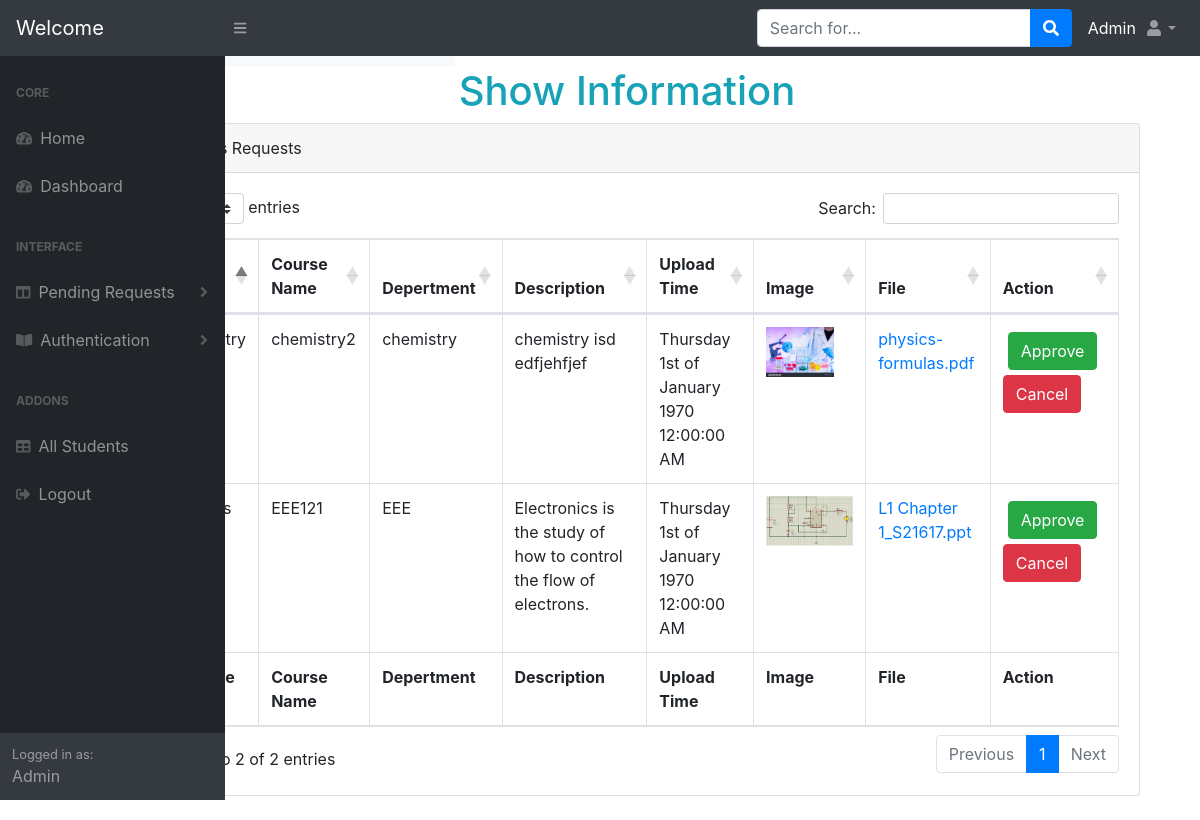
/pendingNote.php (signed in), run on an earlier commit of the app's database.
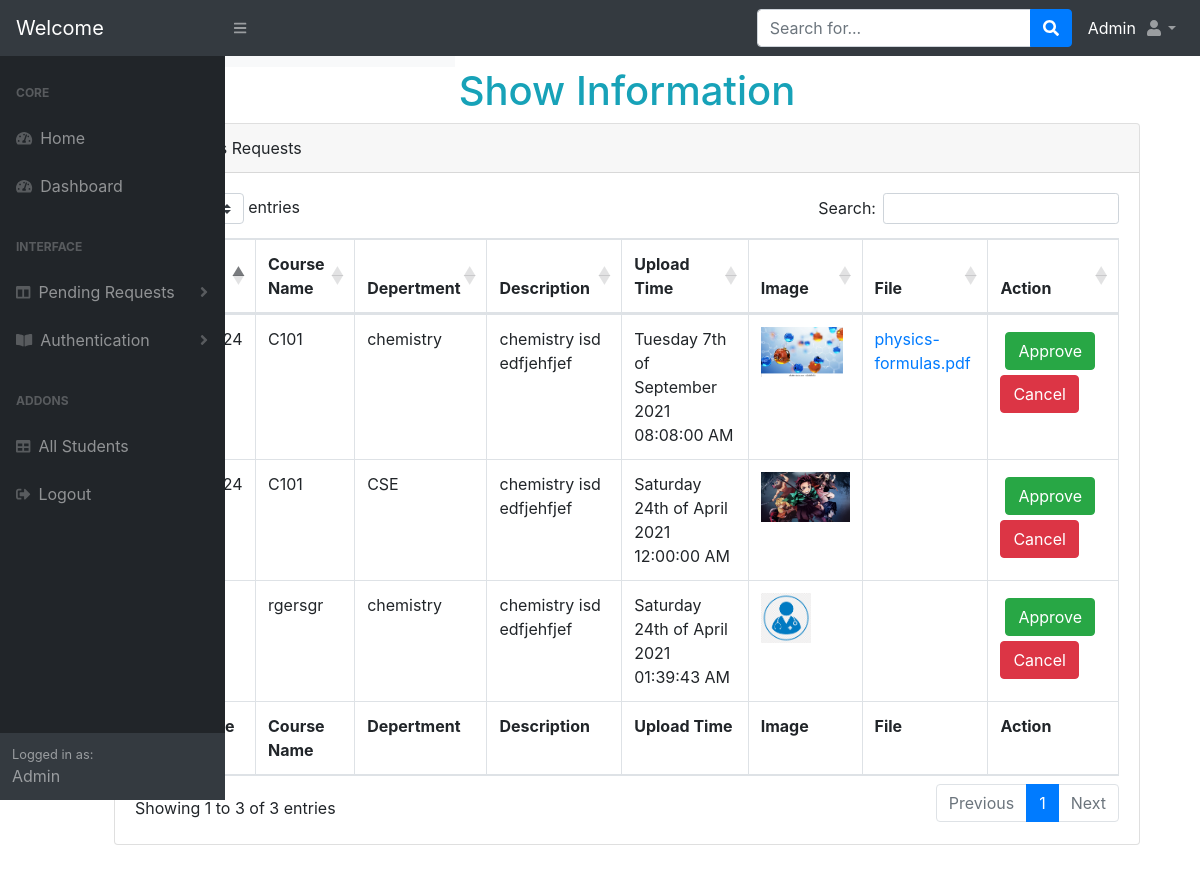
And on a later commit of the database.
### tables this page shows
CREATE TABLE `notes` (
  `n_id` int(10) NOT NULL,
  `s_id` varchar(255) NOT NULL,
  `n_name` varchar(255) NOT NULL,
  `course` varchar(255) NOT NULL,
  `dept` varchar(255) NOT NULL,
  `description` varchar(255) NOT NULL,
  `n_image` varchar(255) NOT NULL,
  `n_file` varchar(255) NOT NULL,
  `datetime` datetime(6) DEFAULT NULL,
  `approval` tinyint(1) NOT NULL DEFAULT 0
);

### pendingNote.php (the view, shortened to what this page needs)
<?php
require('sidenav.php');
$result=$function->pending_note();
?>
<!DOCTYPE html>
<html>
<head>
    <link href="css/styles.css" rel="stylesheet" />
</head>
<body>
    <div class="container mr-5" style="width: 1050px;">
         <div class="row justify-content-center">
            <h1 class="text-info"> Show Information</h1>
             <div class="card mb-4">
                     <div class="card-header">
                        All Notes Requests
                     </div>
                     <div class="card-body">
                        <div class="table-responsive">
                           <table class="table table-hover table-bordered" id="dataTable" width="100%" cellspacing="0">
                              <thead>
                                 <tr>
                                    <th>Note Name</th>
                                    <th>Course Name</th>
                                    <th>Depertment</th>
                                    <th>Description</th>
                                    <th>Upload Time</th>
                                    <th>Image</th>
                                    <th>File</th>
                                    <th>Action</th>
                                 </tr>
                              </thead>
                              <tfoot>
                  <th>Note Name</th>
                  <th>Course Name</th>
                  <th>Depertment</th>
                  <th>Description</th>
                  <th>Upload Time</th>
                  <th>Image</th>
                  <th>File</th>
                  <th>Action</th>
               </tfoot>
               <?php
                                 while ($row = $result->fetch_assoc()) { ?>
                              <tr>
                                 <td><?= $row['n_name']; ?> </td>
                                 <td><?= $row['course']; ?> </td>
                                 <td><?= $row['dept']; ?> </td>
                                 <td><?= $row['description']; ?> </td>
                                 <td><?= date("l jS \of F Y h:i:s A",strtotime($row['datetime'])); ?>
                                 </td>
                                 <td>
                                 <img src="picture/<?php echo $row['n_image']; ?>" height=50rem;
                                                 data-toggle="modal"
                                                 data-target="#exampleModal-<?php echo $row['n_name']; ?>">
                                 </td>
                                 <td>
                                            <a href="" data-toggle="modal"
                                               data-target="#exampleModalCenter-<?php echo $row['n_name']; ?>"
                                               id="file">
                                                <?php echo $row['n_file']; ?>
                                            </a>
                                        </td>
                        <td>
                          <a href="pendingNote.php?approve=<?=($row['n_id']); ?>" class="btn btn-success" type="submit" name="approve" id="btn">Approve  </a>
                          <a href="pendingNote.php?cancel=<?=$row['n_id']; ?>" class="btn btn-danger" >Cancel</a>
                        </td>
                      </tr>
                    <?php   }  ?>
                           </table>
                        </div>
                     </div>
                  </div>
      </div>
    </div>
</body>
</html>

### sidenav.php (shortened to what this page needs)
<?php
   require('functions.php');
   ?>
<!DOCTYPE html>
<html lang="en">
   <head>
      <link href="css/styles.css" rel="stylesheet" />
      <link href="https://cdn.datatables.net/1.10.20/css/dataTables.bootstrap4.min.css" rel="stylesheet" />
   </head>
   <body class="sb-nav-fixed">
        <nav class="sb-topnav navbar navbar-expand navbar-dark bg-dark">
            <a class="navbar-brand" href="#">Welcome</a>
            <button class="btn btn-link btn-sm order-1 order-lg-0" id="sidebarToggle" href="#"><i class="fas fa-bars"></i></button>
            <form class="d-none d-md-inline-block form-inline ml-auto mr-0 mr-md-3 my-2 my-md-0">
                <div class="input-group">
                    <input class="form-control" type="text" placeholder="Search for..." aria-label="Search" aria-describedby="basic-addon2" />
                    <div class="input-group-append">
                        <button class="btn btn-primary" type="button"><i class="fas fa-search"></i></button>
                    </div>
                </div>
            </form>
            <ul class="navbar-nav ml-auto ml-md-0"style="color: white;">
                    </ul>
            <ul class="navbar-nav ml-auto ml-md-0">
                <li class="nav-item dropdown">
                    <a class="nav-link dropdown-toggle" id="userDropdown" href="#" role="button" data-toggle="dropdown" aria-haspopup="true" aria-expanded="false"><i class="fas fa-user fa-fw"></i></a>
                </li>
            </ul>
        </nav>
        <div id="layoutSidenav">
            <div id="layoutSidenav_nav">
                <nav class="sb-sidenav accordion sb-sidenav-dark" id="sidenavAccordion">
                    <div class="sb-sidenav-menu">
                        <div class="nav">
                            <div class="sb-sidenav-menu-heading">Core</div>
                            <a class="nav-link" href="home.php">
                                <div class="sb-nav-link-icon"><i class="fas fa-tachometer-alt"></i></div>
                                Home
                            </a>
                            <a class="nav-link" href="admin.php">
                                <div class="sb-nav-link-icon"><i class="fas fa-tachometer-alt"></i></div>
                                Dashboard
                            </a>
                            <div class="sb-sidenav-menu-heading">Interface</div>
                              <a class="nav-link collapsed" href="#" data-toggle="collapse" data-target="#collapsePending" aria-expanded="false" aria-controls="collapsePending">
                                <div class="sb-nav-link-icon"><i class="fas fa-columns"></i></div>
                                Pending Requests
                                <div class="sb-sidenav-collapse-arrow"><i class="fas fa-angle-down"></i></div>
                            </a>
                            <a class="nav-link collapsed" href="#" data-toggle="collapse" data-target="#collapsePages" aria-expanded="false" aria-controls="collapsePages">
                                <div class="sb-nav-link-icon"><i class="fas fa-book-open"></i></div>
                                Authentication
                                <div class="sb-sidenav-collapse-arrow"> <i class="fas fa-angle-down"></i> </div>
                            </a>
                            <div class="sb-sidenav-menu-heading">Addons</div>
                            <a class="nav-link" href="allstudents.php">
                                <div class="sb-nav-link-icon"><i class="fas fa-table"></i></div>
                                All Students
                            </a>
                            <a class="nav-link" href="logout.php">
                        <div class="sb-nav-link-icon"><i class="fas fa-sign-out-alt"></i></div>
                        Logout
                    </a>
                        </div>
                    </div>
                    <div class="sb-sidenav-footer">
                        <div class="small">Logged in as:</div>
                        Admin
                    </div>
                </nav>
            </div>
                <footer class="py-4 bg-light mt-auto">
                    <div class="container-fluid">
                        <div class="d-flex align-items-center justify-content-between small">
                            <div class="text-muted">Copyright &copy; Your Website 2020</div>
                            <div>
                                <a href="#">Privacy Policy</a>
                                <a href="#">Terms &amp; Conditions</a>
                            </div>
                        </div>
                    </div>
                </footer>
            </div>
    </body>
</html>

### functions.php (shortened to what this page needs)
<?php
class notes {
    public function open_db_connection()
    {
       $this->connection= new mysqli('localhost','root','','notes_project');
    }
	public function pending_note()
	{
		 $result=$this->connection->query ("SELECT* FROM notes WHERE approval=0 ") or die($this->connection->error);
         return $result;
	}
	public function show_admin_name($name)
	{
		if(empty($name))
            {
                header('Location: adminlogin.php');
            }
            else
        echo $name;
	}
}
   $function= new notes();
?>

What changed in the data, as far as the page shows it:
removed notes: course "EEE121", dept "EEE", description "Electronics is the study of how to control the flow of electrons.", datetime "Thursday 1st of January 1970 12:00:00 AM", n_image (picture), n_file "L1 Chapter 1_S21617.ppt"
removed notes: course "chemistry2", dept "chemistry", description "chemistry isd edfjehfjef", datetime "Thursday 1st of January 1970 12:00:00 AM", n_image (picture), n_file "physics-formulas.pdf"
added notes: course "C101", dept "chemistry", description "chemistry isd edfjehfjef", datetime "Tuesday 7th of September 2021 08:08:00 AM", n_image (picture), n_file "physics-formulas.pdf"
added notes: course "C101", dept "CSE", description "chemistry isd edfjehfjef", datetime "Saturday 24th of April 2021 12:00:00 AM", n_image (picture)
added notes: course "rgersgr", dept "chemistry", description "chemistry isd edfjehfjef", datetime "Saturday 24th of April 2021 01:39:43 AM", n_image (picture)
Also different on the page:
text written by a page script: "entries Search: Showing 1 to 2 of 2 entries Previous 1 Next" → "entries Search: Showing 1 to 3 of 3 entries Previous 1 Next"
